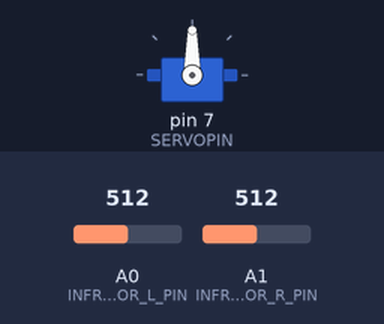
Bench run of a sketch on a simulated Arduino Uno, built with avr-gcc and run on an emulated ATmega328P. Shown: servo. The inputs (shaded band) are chosen by the test bench; at power-on: A0 (INFRA_SENSOR_L_PIN) = 512, A1 (INFRA_SENSOR_R_PIN) = 512.

Above: at 2.7 s.
2.8 s: A0 (INFRA_SENSOR_L_PIN) set to 390
At 3.47 s:
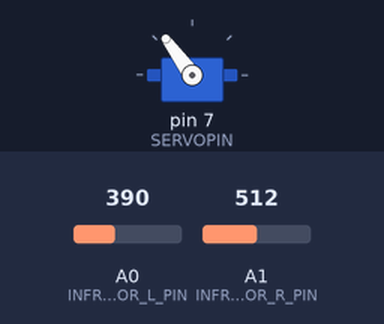
5.8 s: A1 (INFRA_SENSOR_R_PIN) set to 419
8.8 s: A1 (INFRA_SENSOR_R_PIN) set to 387
At 9.7 s:
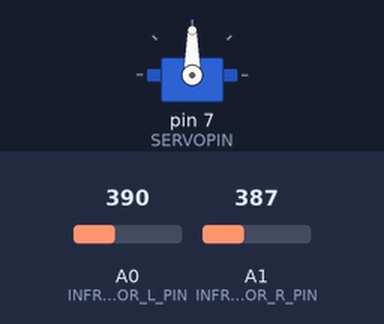
Timing chart, 0 to 11.8 s (numbered marks = the images above; inputs shaded):
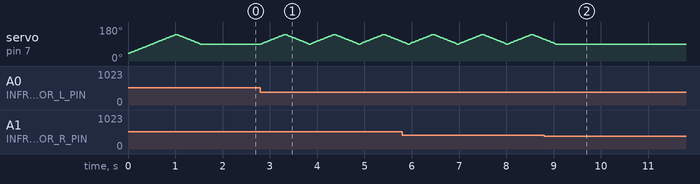

The sketch:

sensor_response_with_motor_control.ino
```cpp
#include <Servo.h> //라이브러리 추가

//pin
#define SERVOPIN 7
#define INFRA_SENSOR_L_PIN A0
#define INFRA_SENSOR_R_PIN A1

#define RIGHT_MAX_ANGLE 140 //서보 오른쪽 최대값
#define LEFT_MAX_ANGLE 40 // 서보 왼쪽 최대값

Servo motor_servo; // Servo 클래스로 motor_servo 객체 생성
//int first_angle = 90; //각도 조절 변수, 초기값을 직진 값으로 설정

void init_ADC(){
  //Voltage reference 설정 Vcc로
  ADMUX |= (0<<REFS1) | (1<<REFS0);

  //ADC데이터 오른쪽 정렬
  ADMUX |= (0<<ADLAR);

  //아날로그 채널 선택(A0핀의 경우)
  //ADMUX |= (0<<MUX3) | (0<<MUX2) | (0<<MUX1) | (0<<MUX0);

  //아날로그 채널 선택(A1핀의 경우)
  //ADMUX |= (0<<MUX3) | (0<<MUX2) | (0<<MUX1) | (1<<MUX0);

  //ADC Enable 역할
  ADCSRA |= (1<<ADEN);

  //Prescaler을 128로 설정
  ADCSRA |= (1<<ADPS2) | (1<<ADPS1) | (1<<ADPS0);

}

//int 형식으로도 써도 되는지 확인하기
int readADC_L() {
  //left와 right를 구분하기 위해서 이 구문 꼭 넣어줘야함
  //ADMUX의 나머지 비트는 그대로 두고 마지막 비트를 0으로 초기화 해주는 구문
  ADMUX &= ~(1<<MUX0);
  //아날로그 채널 선택(A0핀의 경우)
  ADMUX |= (0<<MUX3) | (0<<MUX2) | (0<<MUX1) | (0<<MUX0);

  // ADC 변환 시작
  ADCSRA |= (1 << ADSC);

  // 변환이 끝날 때 까지 확인하는 while반복문
  while (ADCSRA & (1 << ADSC));

  // 변환 결과 반환
  return ADC;
}

int readADC_R() {
  //left와 right를 구분하기 위해서 이 구문 꼭 넣어줘야함
  //ADMUX의 나머지 비트는 그대로 두고 마지막 비트를 0으로 초기화 해주는 구문
  ADMUX &= ~(1<<MUX0);
  //아날로그 채널 선택(A1핀의 경우)
  ADMUX |= (0<<MUX3) | (0<<MUX2) | (0<<MUX1) | (1<<MUX0);

  // ADC 변환 시작
  ADCSRA |= (1 << ADSC);

  // 변환이 끝날 때 까지 확인하는 while반복문
  while (ADCSRA & (1 << ADSC));

  // 변환 결과 반환
  return ADC;
}

int comparator(int sensor_left, int sensor_right){
    if(sensor_left > sensor_right){
        if(sensor_left > 400){
            return LEFT_MAX_ANGLE;//왼쪽
        }
        else{
          return (RIGHT_MAX_ANGLE + LEFT_MAX_ANGLE)/2;//직진
        }
    }
    else if(sensor_left < sensor_right){
        if(sensor_right > 400){
            return RIGHT_MAX_ANGLE;//오른쪽
        }
        else{
          return (RIGHT_MAX_ANGLE + LEFT_MAX_ANGLE)/2;//직진
        }
    }
     else{
        return (RIGHT_MAX_ANGLE + LEFT_MAX_ANGLE)/2;//직진
    }
}

//처음에 서보 모터 위치 90도로 맞추는 함수
void servo_init(){
  for(int servo_angle=40; servo_angle<=140; servo_angle += 2){
    motor_servo.write(servo_angle);
    delay(20);
  }
  for(int servo_angle=140; servo_angle>=90; servo_angle -= 2){
    motor_servo.write(servo_angle);
    delay(20);
  }
}
void servo_left(int angle){
  for(int servo_angle=90; servo_angle>=angle; servo_angle -= 2){
    motor_servo.write(servo_angle);
    delay(20);
  }
  for(int servo_angle=angle; servo_angle<=90; servo_angle += 2){
    motor_servo.write(servo_angle);
    delay(20);
  }
}

void servo_right(int angle){
  for(int servo_angle=90; servo_angle<=angle; servo_angle += 2){
    motor_servo.write(servo_angle);
    delay(20);
  }
  for(int servo_angle=angle; servo_angle>=90; servo_angle -= 2){
    motor_servo.write(servo_angle);
    delay(20);
  }
}

void setup() {
    pinMode(SERVOPIN, OUTPUT);
    motor_servo.attach(SERVOPIN);
    Serial.begin(9600);
    pinMode(INFRA_SENSOR_L_PIN, INPUT);
    pinMode(INFRA_SENSOR_R_PIN, INPUT);
    servo_init();
    init_ADC();
    // present_position = 'C';
}

void loop(){
  int main_angle;
  int infra_sensor_value_L = readADC_L();
  //센서 값 잘 받아지는지 확인하는 용도
    //Serial.print("left:");
    //Serial.println(infra_sensor_value_L);
    //delay(1000);
    int infra_sensor_value_R = readADC_R();
    //센서 값 잘 받아지는지 확인하는 용도
    //Serial.print("right:");
    //Serial.println(infra_sensor_value_R);
    //delay(1000);

    main_angle = comparator(infra_sensor_value_L,infra_sensor_value_R);

    if(main_angle == LEFT_MAX_ANGLE){
      servo_left(main_angle);
    }
    else if(main_angle == RIGHT_MAX_ANGLE){
      servo_right(main_angle);
    }

}
```

Measured:
- the behaviour switches between 401 and 400 on A1 (INFRA_SENSOR_R_PIN) (found by bisection; images 1 and 2)
- after the input at 8.8 s, servo on pin 7 (SERVOPIN): goes on until 9.0 s, then stays 90°
